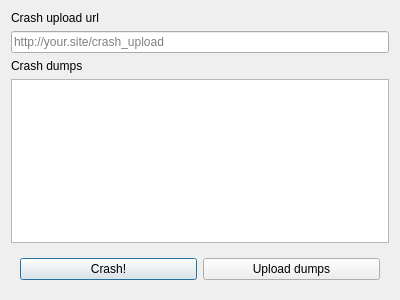
<?xml version="1.0" encoding="UTF-8"?>
<ui version="4.0">
 <class>ReporterExample</class>
 <widget class="QDialog" name="ReporterExample">
  <property name="geometry">
   <rect>
    <x>0</x>
    <y>0</y>
    <width>400</width>
    <height>300</height>
   </rect>
  </property>
  <property name="windowTitle">
   <string>ReporterExample</string>
  </property>
  <layout class="QVBoxLayout" name="verticalLayout">
   <item>
    <widget class="QLabel" name="urlLabel">
     <property name="text">
      <string>Crash upload url</string>
     </property>
    </widget>
   </item>
   <item>
    <widget class="QLineEdit" name="urlLineEdit">
     <property name="placeholderText">
      <string>http://your.site/crash_upload</string>
     </property>
    </widget>
   </item>
   <item>
    <widget class="QLabel" name="dumpFilesLabel">
     <property name="text">
      <string>Crash dumps</string>
     </property>
    </widget>
   </item>
   <item>
    <widget class="QPlainTextEdit" name="dumpFilesTextEdit">
     <property name="font">
      <font>
       <family>Courier</family>
       <pointsize>11</pointsize>
      </font>
     </property>
     <property name="autoFillBackground">
      <bool>false</bool>
     </property>
     <property name="undoRedoEnabled">
      <bool>false</bool>
     </property>
     <property name="readOnly">
      <bool>true</bool>
     </property>
     <property name="backgroundVisible">
      <bool>false</bool>
     </property>
    </widget>
   </item>
   <item>
    <widget class="QWidget" name="widget" native="true">
     <layout class="QHBoxLayout" name="horizontalLayout">
      <item>
       <widget class="QPushButton" name="crashButton">
        <property name="text">
         <string>Crash!</string>
        </property>
       </widget>
      </item>
      <item>
       <widget class="QPushButton" name="uploadButton">
        <property name="text">
         <string>Upload dumps</string>
        </property>
       </widget>
      </item>
     </layout>
    </widget>
   </item>
  </layout>
 </widget>
 <resources/>
 <connections/>
</ui>
